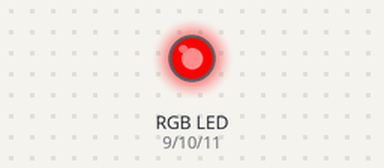
Bench run of a sketch on a simulated Arduino Uno, built with avr-gcc and run on an emulated ATmega328P. On the bench: an RGB LED mixed from three pins (HIGH = lit). Dim RGB values are drawn brighter than linear.

Above: at 0.05 s.
At 1.75 s:
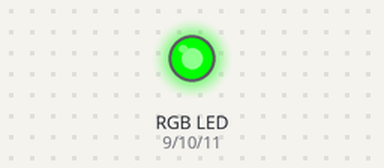
At 2.6 s:
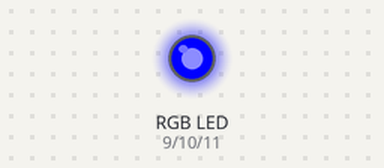
At 3.5 s:
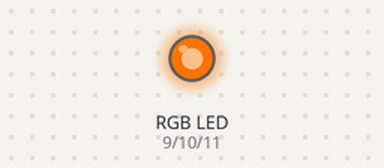
At 5.25 s:
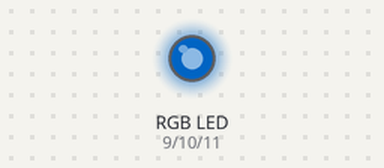
At 7.0 s:
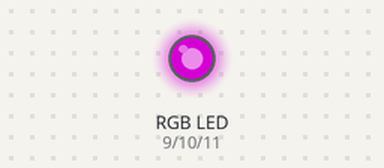
Timing chart, 0 to 9.1 s (numbered marks = the images above):
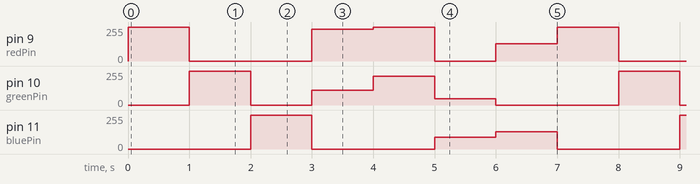

The sketch:

lesson6_led_rgb.ino
```cpp
const int redPin = 9;
const int greenPin = 10;
const int bluePin = 11;
const int delayTime = 1000;

const byte red[] = {255,0,0};
const byte green[] = {0,255,0};
const byte blue[] = {0,0,255};
const byte orange[] = {237,109,0};
const byte yellow[] = {255,215,0};
const byte indigo[] = {0,46,90};
const byte purple[] = {128,0,128};

void setup() {
  pinMode(redPin, OUTPUT);
  pinMode(greenPin, OUTPUT);
  pinMode(bluePin, OUTPUT);
}

void loop() {
  changeColor(red);
  delay(delayTime);
  changeColor(green);
  delay(delayTime);
  changeColor(blue);
  delay(delayTime);
  changeColor(orange);
  delay(delayTime);
  changeColor(yellow);
  delay(delayTime);
  changeColor(indigo);
  delay(delayTime);
  changeColor(purple);
  delay(delayTime);
}

void changeColor(const byte colorValues[]) {
  analogWrite(redPin, colorValues[0]);
  analogWrite(greenPin, colorValues[1]);
  analogWrite(bluePin, colorValues[2]);
}
```

Measured:
- by itself, pin 9 (redPin): repeats every 7.0 s: 0/255 2.0 s, 237/255 1.0 s, 255/255 1.0 s, 0/255 1.0 s, 128/255 1.0 s, 255/255 1.0 s
- by itself, pin 10 (greenPin): repeats every 7.0 s: 0/255 1.0 s, 109/255 1.0 s, 215/255 1.0 s, 46/255 1.0 s, 0/255 2.0 s, 255/255 1.0 s
- by itself, pin 11 (bluePin): repeats every 7.0 s: 0/255 2.0 s, 90/255 1.0 s, 128/255 1.0 s, 0/255 2.0 s, 255/255 1.0 s
